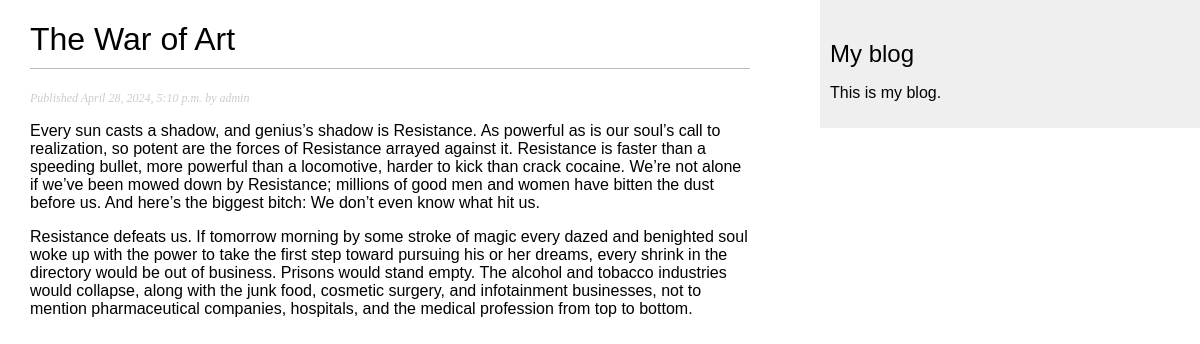
/blog/2024/4/28/the-war-of-art/, run on the app's committed database.
### blog/models.py (models this page shows, shortened)
class Post(models.Model):
    STATUS_CHOICES = [
        ('draft', 'Draft'),
        ('published', 'Published'),
    ]
    title = models.CharField(max_length=250)
    slug = models.SlugField(max_length=250,
                            unique_for_date='publish')
    author = models.ForeignKey(User, on_delete=models.CASCADE, related_name='blog_posts')
    body = models.TextField()
    publish = models.DateTimeField(default=timezone.now)
    created = models.DateTimeField(auto_now_add=True)
    updated = models.DateTimeField(auto_now=True)
    status = models.CharField(max_length=10, choices=STATUS_CHOICES, default='draft')
    objects = models.Manager() # The default manager.
    published = PublishedManager() # Our custom manager.
    class Meta:
        ordering = ['-publish']

### blog/views.py (the view)
def post_detail(request, year, month, day, post):
    post = get_object_or_404(Post,
                                status='published',
                                slug = post,
                                publish__year = year,
                                publish__month = month,
                                publish__day = day)
    return render(request,
        'blog/post/detail.html',
        {'post': post})

### blog/templates/blog/post/detail.html (shortened to what this page needs)
{% extends "blog/base.html" %}
{% block content %}
    <h1>{{ post.title }}</h1>
    <p class="date">
        Published {{ post.publish }} by {{ post.author }}
    </p>
    {{ post.body|linebreaks }}
{% endblock %}

### blog/static/css/blog.css (style rules this page uses)
body { margin:0; padding:0; font-family:helvetica, sans-serif; }
h1 { font-weight:normal; border-bottom:1px solid #bbb; padding:0 0 10px 0; }
p.date { color:#ccc; font-family: georgia, serif; font-size: 12px; font-style: italic; }

### data on the page
Post: title "The War of Art", publish "April 28, 2024, 5:10 p.m.", author "admin", body "Every sun casts a shadow, and genius’s shadow is Resistance. As powerful as is our soul’s call to realization, so potent are the forces of Resistance arrayed against it. Resistance is faster than a speeding bullet, more powerful than a locomotive, harder to kick than crack cocaine. We’re not alone if we’ve been mowed down by Resistance; millions of good men and women have bitten the dust before us. And here’s the biggest bitch: We don’t even know what hit us. Resistance defeats us. If tomorrow morning by some stroke of magic every dazed and benighted soul woke up with the power to take the first step toward pursuing his or her dreams, every shrink in the directory would be out of business.…"
